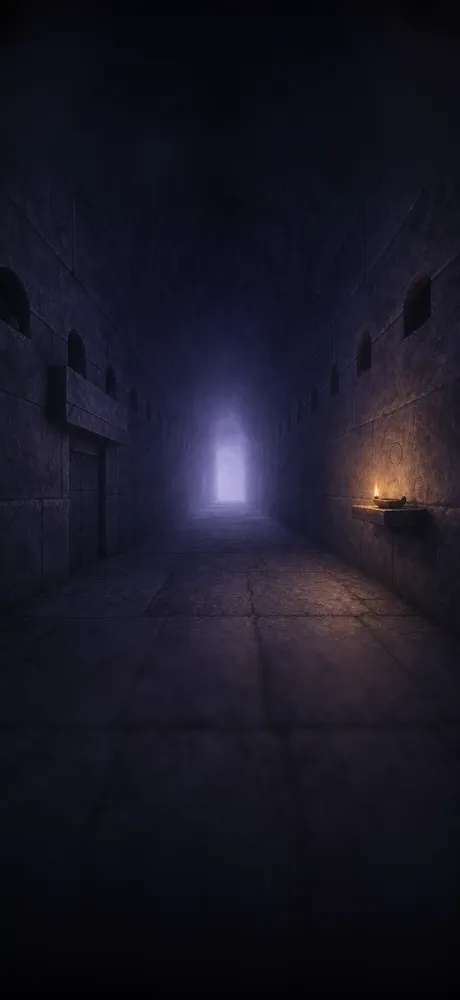
#> input picture app/paint/places/img/pt-b-1.A.webp, 460 x 1000 px, shrunk from 1320 x 2868 before the run
$ python cool.py ../img/pt-b-1.A.webp ../img/pt-b-10.A.webp 1.0
#> lines starting #> are read from the running program, lines starting #| are printed output that depends on the picture
#!/usr/bin/env python3
"""The AI repaint (D-100): cool a repaint that came out too warm (check.mjs "cold stone"). No story here.

    python3 cool.py <in.png> <out.png> [k]

The shadows and mid-tones are pulled toward the Site's violet (k, default .6); the brightest light keeps its warmth.
"""
import sys
import numpy as np
from PIL import Image
src, dst = sys.argv[1:3]; k = float(sys.argv[3]) if len(sys.argv) > 3 else .6
a = np.asarray(Image.open(src).convert('RGB')).astype(np.float32)
L = (.299 * a[..., 0] + .587 * a[..., 1] + .114 * a[..., 2])[..., None]
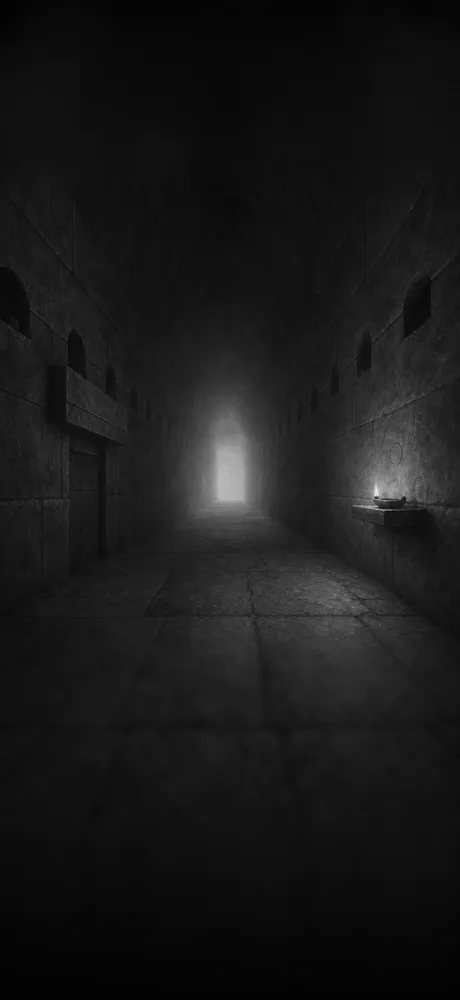
#> L: shape (1000, 460, 1) float32; min 2.23, max 232.9, mean 25.4
violet = L * np.array([.86, .82, 1.32], np.float32)          # the stone's blue-violet at the same brightness
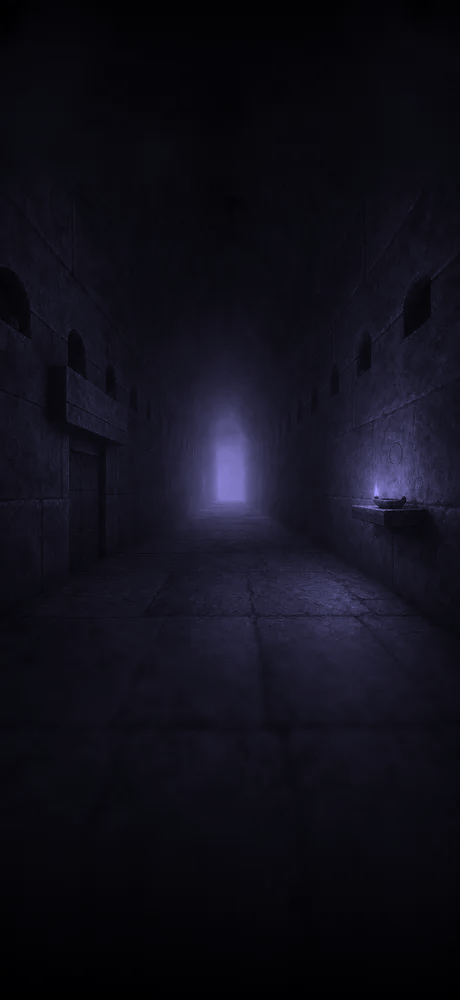
#> violet: shape (1000, 460, 3) float32; mean R, G, B 21.8, 20.8, 33.5; drawn with min black and max white
w = k * np.clip((200 - L) / 120, 0, 1)                         # full in the shadows, none in the brightest light
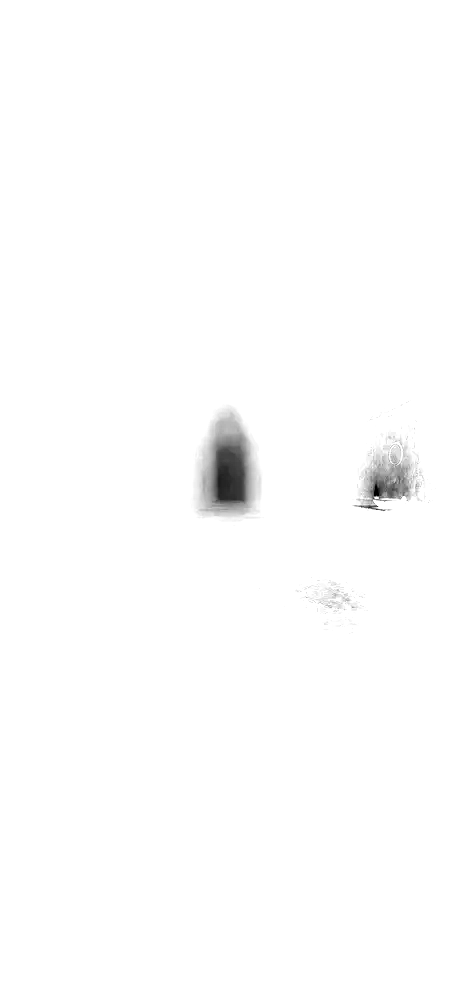
#> w: shape (1000, 460, 1) float32; min 0, max 1, mean 0.993
Image.fromarray(np.clip(a * (1 - w) + violet * w, 0, 255).astype(np.uint8)).save(dst)
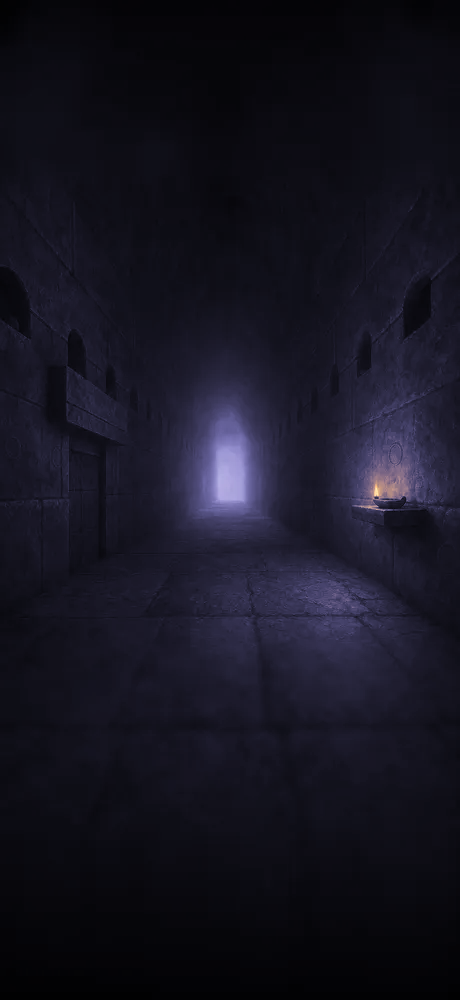
#> saved as pt-b-10.A.webp: PIL image 460x1000 RGB; mean R, G, B 21.5, 20.4, 32.8

$ run again, on app/paint/places/img/pt-b-11.A.webp
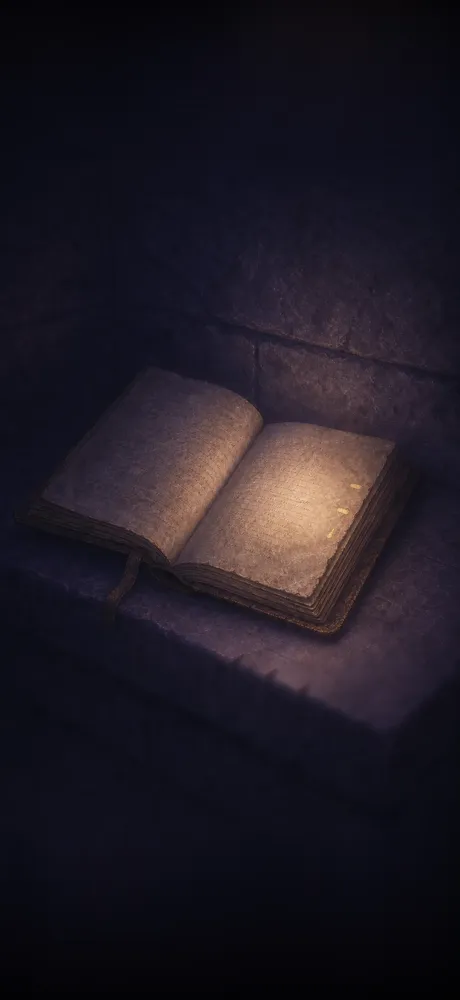
#> input picture app/paint/places/img/pt-b-11.A.webp, 460 x 1000 px, shrunk from 1320 x 2868 before the run
#> `violet = L * np.array([.86, .82, 1.32], np.float32)          # the sto..`:
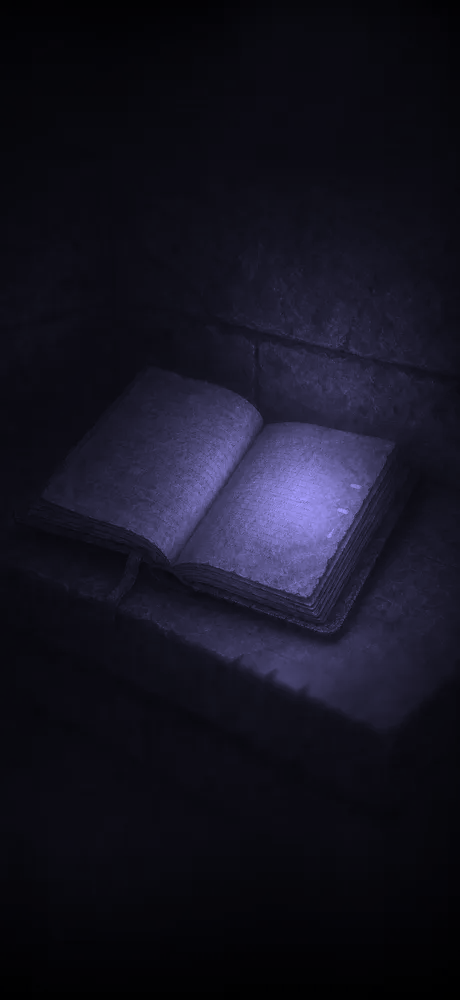
#> violet: shape (1000, 460, 3) float32; mean R, G, B 24.5, 23.3, 37.5; drawn with min black and max white
#> `w = k * np.clip((200 - L) / 120, 0, 1)`:
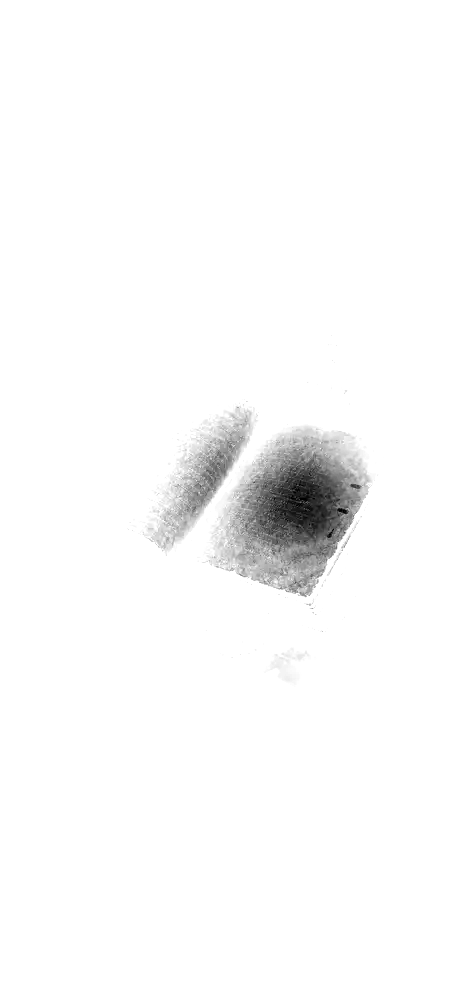
#> w: shape (1000, 460, 1) float32; min 0, max 1, mean 0.979

$ run again, on app/paint/places/img/pt-b-12.A.webp
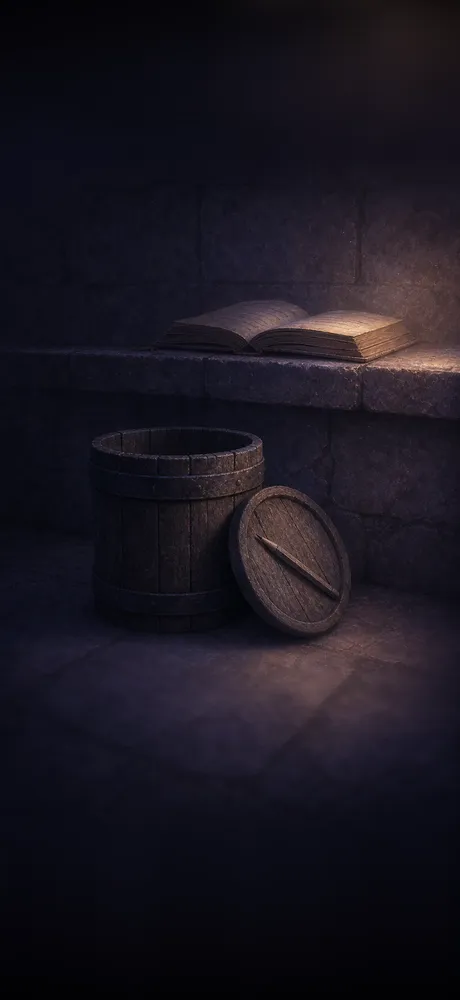
#> input picture app/paint/places/img/pt-b-12.A.webp, 460 x 1000 px, shrunk from 1320 x 2868 before the run
#> `w = k * np.clip((200 - L) / 120, 0, 1)`:
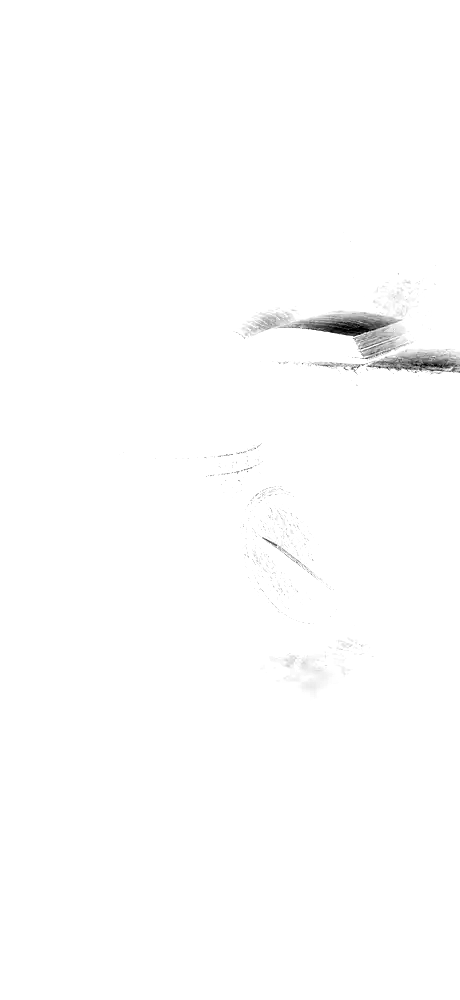
#> w: shape (1000, 460, 1) float32; min 0, max 1, mean 0.995
#> `Image.fromarray(np.clip(a * (1 - w) + violet * w, 0, 255).astype(np.ui..`:
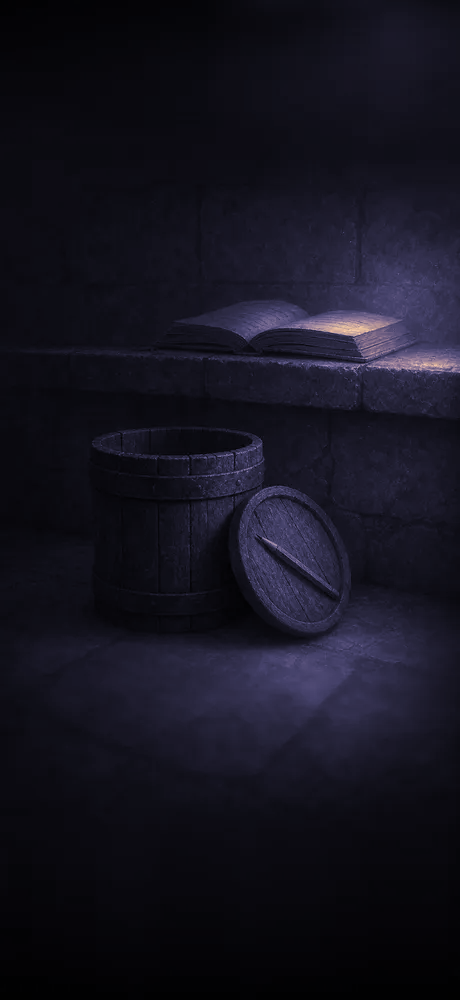
#> saved as pt-b-12.A.webp: PIL image 460x1000 RGB; mean R, G, B 20.8, 19.6, 31.5

$ run again, on app/paint/places/img/pt-b-13.A.webp
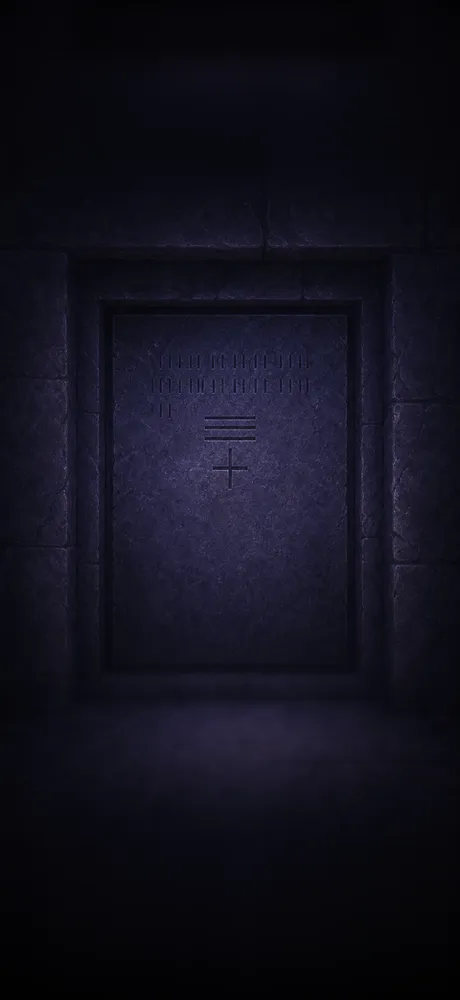
#> input picture app/paint/places/img/pt-b-13.A.webp, 460 x 1000 px, shrunk from 1320 x 2868 before the run
#> `L = (.299 * a[..., 0] + .587 * a[..., 1] + .114 * a[..., 2])[..., None]`:
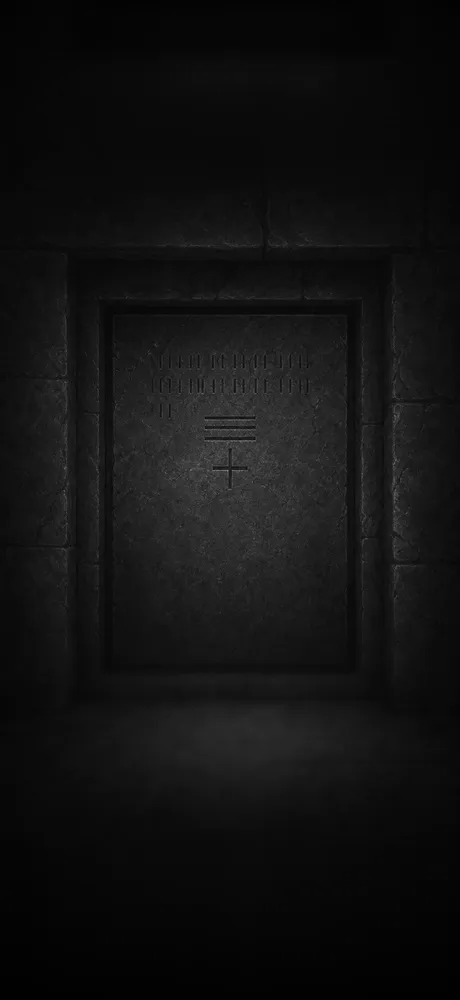
#> L: shape (1000, 460, 1) float32; min 1, max 137.8, mean 18.3
